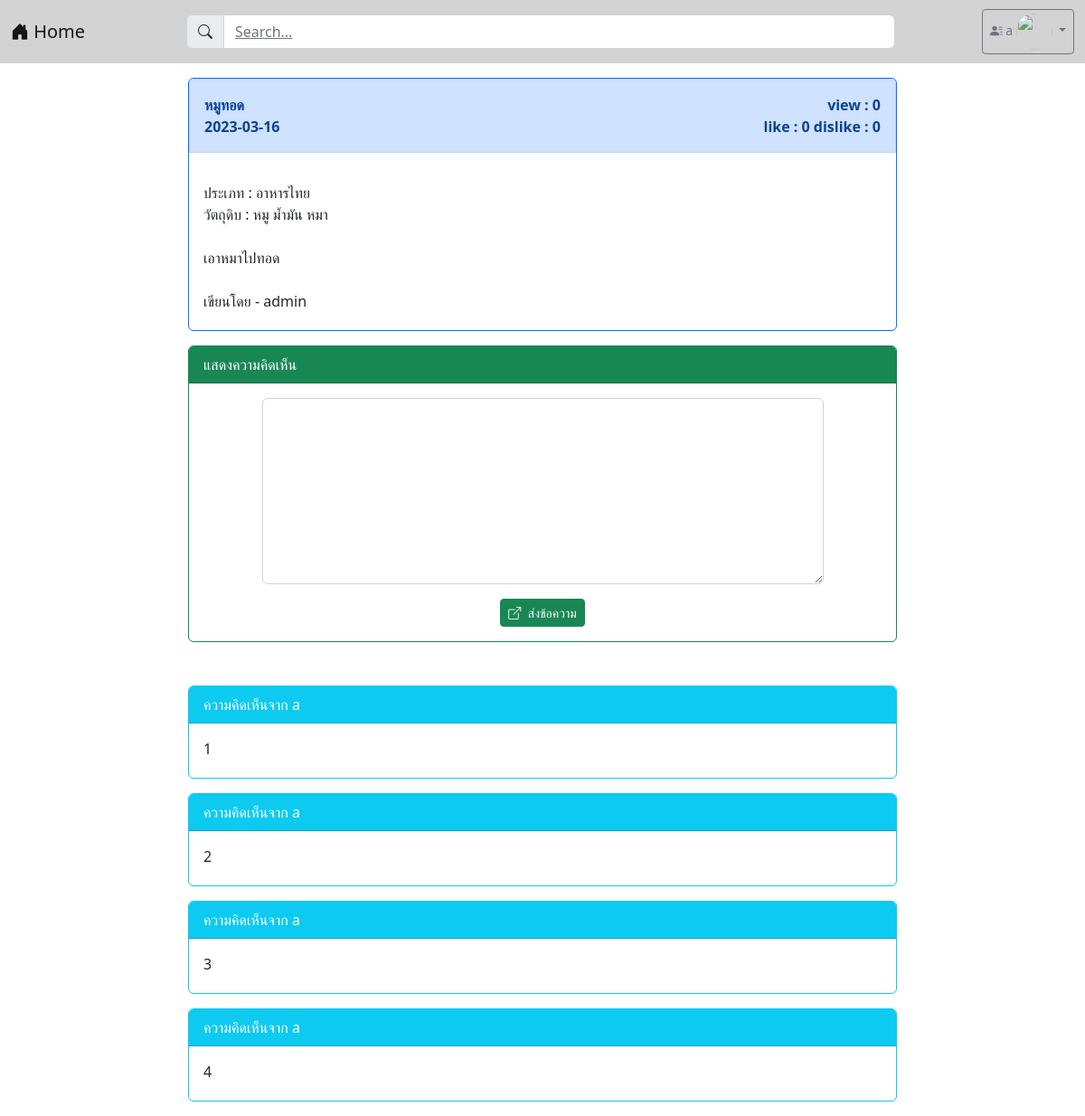
Page /post.php?id=9 (signed in) on the earlier database version.
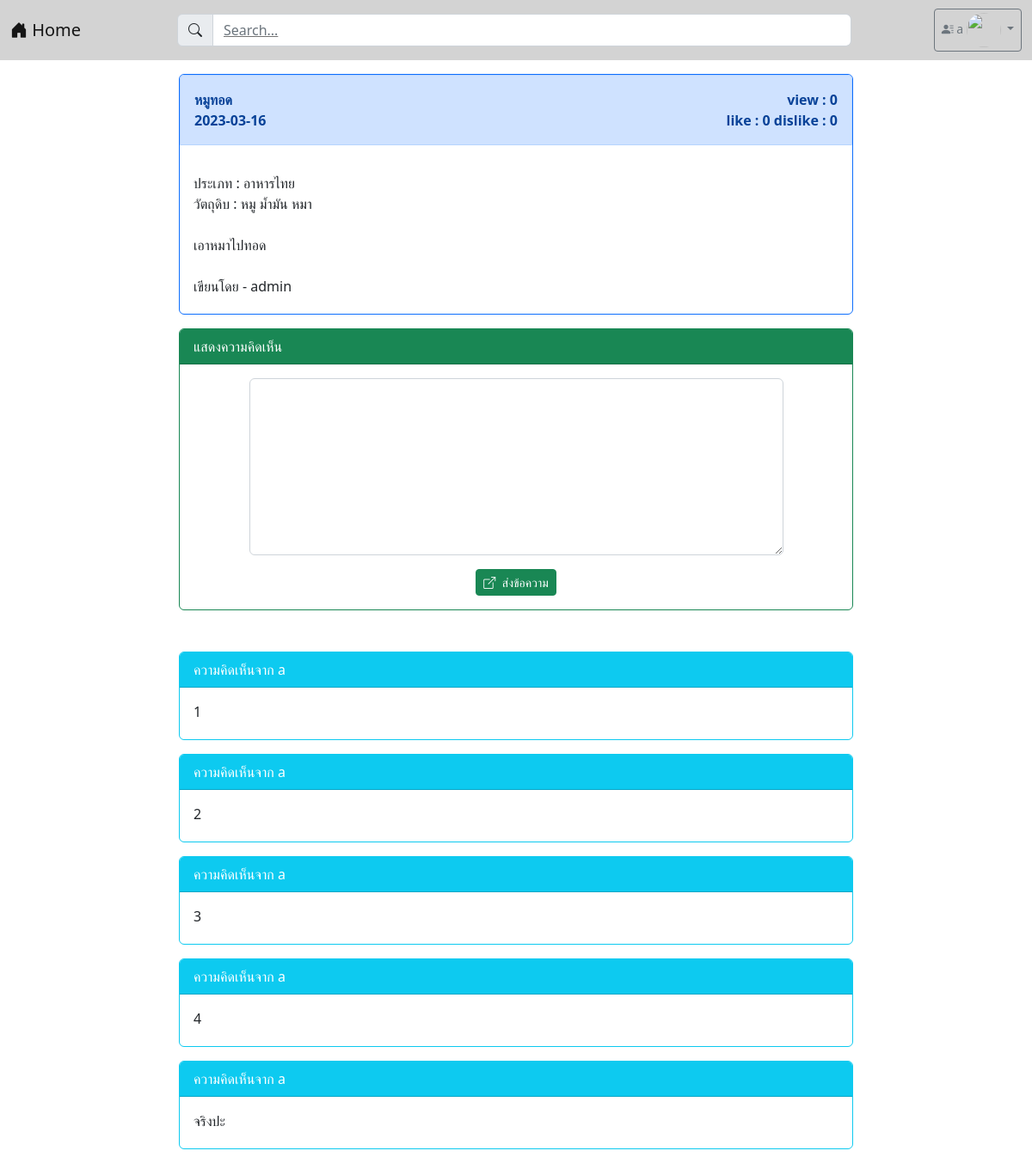
Same page on the later database version.
### tables this page shows
CREATE TABLE `post` (
  `post_id` int(100) NOT NULL,
  `user_id` int(100) NOT NULL,
  `category_id` int(100) NOT NULL,
  `post_title` varchar(1000) NOT NULL,
  `post_ingredient` varchar(2024) NOT NULL,
  `post_content` varchar(2048) NOT NULL,
  `post_picture` longblob NOT NULL,
  `post_date` date NOT NULL,
  `post_like` int(100) NOT NULL,
  `post_dislike` int(100) NOT NULL,
  `post_view` int(100) NOT NULL
);

CREATE TABLE `category` (
  `category_id` int(100) NOT NULL,
  `category_tag` varchar(64) NOT NULL
);

CREATE TABLE `user` (
  `user_id` int(100) NOT NULL,
  `user_username` varchar(64) NOT NULL,
  `user_password` varchar(64) NOT NULL,
  `user_name` varchar(64) NOT NULL,
  `user_email` varchar(64) NOT NULL,
  `user_role` varchar(1) NOT NULL,
  `user_fname` varchar(100) NOT NULL,
  `user_lname` varchar(100) NOT NULL,
  `user_phone` int(10) NOT NULL,
  `user_exp` varchar(255) NOT NULL,
  `user_des` varchar(255) NOT NULL,
  `user_country` varchar(100) NOT NULL,
  `user_state` varchar(100) NOT NULL,
  `user_pic` longblob NOT NULL
);

CREATE TABLE `comment` (
  `comment_id` int(100) NOT NULL,
  `comment_content` varchar(200) NOT NULL,
  `comment_time` datetime(6) NOT NULL,
  `user_id` int(100) NOT NULL,
  `post_id` int(100) NOT NULL
);

### post.php (the view, shortened to what this page needs)
<!DOCTYPE html>
<html lang="en">
<head>
    <link href="https://cdn.jsdelivr.net/npm/bootstrap@5.2.2/dist/css/bootstrap.min.css" rel="stylesheet">
    <link rel="stylesheet" href="https://cdn.jsdelivr.net/npm/bootstrap-icons@1.9.1/font/bootstrap-icons.css">
        <?php
        $id = $_GET['id'];
        ?>
</head>
<body>
    <?php
    include "nav.php";
    ?>
    <div class="container-xxl">
        <section class="col-md-8 mx-auto m-3">
            <?php
            isset($_GET['id']) ? $id = $_GET['id'] : header("Location: index.php");
            $server_name = "localhost";
            $username = "root";
            $password = "";
            $database = "webboard_recipes";
            $conn = new PDO("mysql:host=$server_name;dbname=$database;charset=utf8", "$username", "$password");
            $data = $conn->query("SELECT p.post_id, p.post_title, p.post_date, p.category_id, p.post_ingredient, p.post_content, u.user_username, p.user_id, u.user_id, c.category_tag, c.category_id,
                                        p.post_like, p.post_dislike, p.post_view
                                    FROM post p , user u , category c
                                    WHERE p.post_id = $id and p.category_id = c.category_id and u.user_id = p.user_id");
            if ($data !== false) {
                while ($row = $data->fetch()) {
                    $post_title = $row[1];
                    $post_date = $row[2];
                    $post_ingredient = $row[4];
                    $post_content = $row[5];
                    $user_username = $row[6];
                    $category_tag = $row[9];
                    $post_like = $row[11];
                    $post_dislike = $row[12];
                    $post_view = $row[13];
                }
            }
            ?>
            <div class="card text-dark bg-white border-primary mb-3">
                <div class="card-header alert alert-primary">
                    <strong>
                        <?php
                            echo "<div class = 'd-flex justify-content-between'>
                            <div> $post_title </div>
                            <div style='text-align:right'> view : $post_view </div>
                            </div>";
                            echo "<div class = 'd-flex justify-content-between'>
                            <div> $post_date </div>
                            <div style='text-align:right'> like : $post_like  dislike : $post_dislike </div>
                            </div>";
                        ?>
                    </strong>
                </div>
                <div class="card-body pb-1">
                    <div class="container row mb-3 justify-content-between">
                        <?php
                            echo "ประเภท : $category_tag <BR>";
                            echo "วัตถุดิบ : $post_ingredient <BR><BR>";
                            echo "$post_content <BR><BR>";
                            echo "เขียนโดย - $user_username <BR>";
                        ?>
                    </div>
                </div>
            </div>
            <?php
            if (isset($_SESSION["id"])) {
            ?>
                <div class="card text-dark bg-white border-success">
                    <div class="card-header bg-success text-white">แสดงความคิดเห็น</div>
                    <div class="card-body">
                        <form action="post_save.php" method="post">
                            <div class="row mb-3 justify-content-center">
                                <div class="col-lg-10">
                                    <textarea name="comment" class="form-control" rows="8"></textarea>
                                </div>
                            </div>
                            <div class="row">
                                <div class="col-lg-12">
                                    <center>
                                        <button type="submit" class="btn btn-success btn-sm text-white">
                                            <i class="bi bi-box-arrow-up-right me-1"></i>
                                            ส่งข้อความ
                                        </button>
                                    </center>
                                </div>
                            </div>
                        </form>
                    </div>
                </div>
                <br><br>
            <?php
            }
            ?>
            <?php
            $conn = new PDO("mysql:host=$server_name;dbname=$database;charset=utf8", "$username", "$password");
            $comment = $conn->query("SELECT p.post_id, u.user_name, u.user_id, c.comment_content, c.user_id, c.comment_id, c.post_id
                FROM post p , user u , comment c
                WHERE p.post_id = c.post_id AND c.user_id = u.user_id AND c.post_id = $id ORDER BY c.comment_id ASC");
            if ($comment !== false) {
                while ($comm = $comment->fetch()) {
            ?>
                    <div class="card text-dark bg-white border-info mb-3">
                        <div class="card-header bg-info text-white">
                            <?php echo "ความคิดเห็นจาก " . $comm['1']; ?>
                        </div>
                        <div class="card-body pb-1">
                            <div class="container row mb-3 justify-content-between">
                                <?php
                                echo $comm['3'];
                                ?>
                            </div>
                        </div>
                    </div>
            <?php
                }
            }
            ?>
        </section>
    </div>
</body>
</html>

### nav.php (shortened to what this page needs)
<?php
if (!isset($_SESSION['id'])) {
    ?>
    <nav class="navbar navbar-expand-lg navbar-light" style="background-color:#D3D3D3">
        <div class="container-fluid">
            <a href="index.php" class="navbar-brand">
                <i class="bi bi-house-door-fill"></i> Home
            </a>
            <a class="navbar-text col-md-8">
                <span class="input-group">
                    <span class="input-group-text" class="form-label"><i class="bi bi-search"></i></span>
                    <input type="text" class="form-control" placeholder="Search...">
                </span>
            </a>
            <ul class="navbar-nav">
                <li class="nav-item">
                    <a href="login.php" class="nav-link">
                        <i class="bi bi-box-arrow-in-right"></i> Sign in
                    </a>
                </li>
            </ul>
        </div>
    </nav>
<?php } else { ?>
    <nav class="navbar navbar-expand-lg navbar-light" style="background-color: #D3D3D3;">
        <div class="container-fluid">
            <a href="index.php" class="navbar-brand">
                <i class="bi bi-house-door-fill"></i> Home
            </a>
                <a class="navbar-text col-md-8">
                    <span class="input-group">
                        <span class="input-group-text" class="form-label"><i class="bi bi-search"></i></span>
                        <input type="text" class="form-control" placeholder="Search...">
                    </span>
                </a>
                <ul class="navbar-nav">
                    <li class="nav-item">
                        <div class="dropdown">
                            <a class="btn btn-outline-secondary dropdown-toggle btn-sm" type="button" id="button1"
                                data-bs-toggle="dropdown" aria-expanded="false">
                                <i class="bi bi-person-lines-fill"></i>
                                <?php echo $_SESSION['username']; ?>
                                <img src="https://media.discordapp.net/attachments/759437257961635907/1080497630490140744/333569516_3245945072382544_7351929676159766126_n.jpg?width=522&height=644"
                                    alt="" class="circle">
                            </a>
                        </div>
                    </li>
                </ul>
    </nav>
<?php } ?>

### nav.php (style rules this page uses)
.circle { width: 30pt; height: 30pt; border-radius: 50% }

Differences in the rows shown:
added comment: user.user_name "a", comment_content "จริงปะ"
